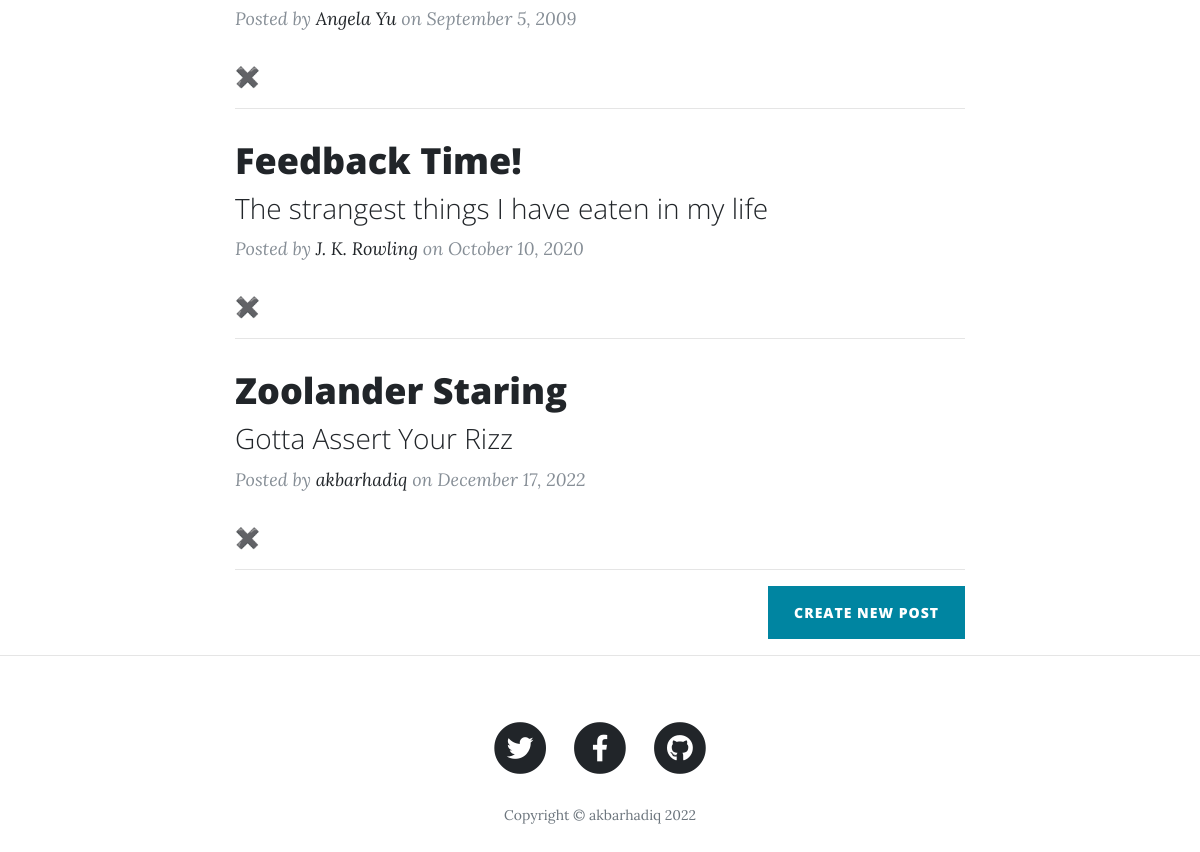
Before: / (lower part) with the older database file.
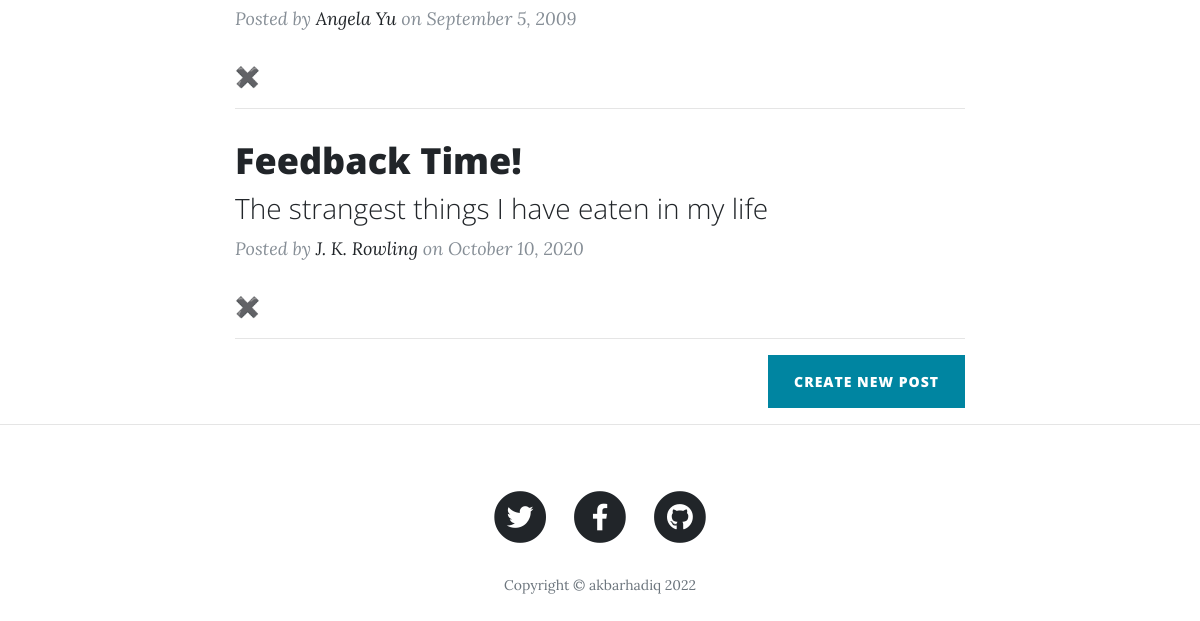
After: the same page with the newer database file.
### main.py (models this page shows)
class BlogPost(db.Model):
    id = db.Column(db.Integer, primary_key=True)
    title = db.Column(db.String(250), unique=True, nullable=False)
    subtitle = db.Column(db.String(250), nullable=False)
    date = db.Column(db.String(250), nullable=False)
    body = db.Column(db.Text, nullable=False)
    author = db.Column(db.String(250), nullable=False)
    img_url = db.Column(db.String(250), nullable=False)

### main.py (the view)
@app.route('/home')
@app.route('/')
def get_all_posts():
    posts = BlogPost.query.all()
    return render_template("index.html", all_posts=posts)

### templates/index.html (shortened to what this page needs)
{% include "header.html" %}
  <div class="container">
    <div class="row">
      <div class="col-lg-8 col-md-10 mx-auto">
        {% for post in all_posts %}
        <div class="post-preview">
          <a href="{{ url_for('show_post', post_id=post.id) }}">
            <h2 class="post-title">
              {{post.title}}
            </h2>
            <h3 class="post-subtitle">
              {{post.subtitle}}
            </h3>
          </a>
          <p class="post-meta">Posted by
            <a href="#">{{post.author}}</a>
            on {{post.date}}</p>
            <a href="{{url_for('delete', post_id=post.id)}}">✖️</a>
        </div>
        <hr>
        {% endfor %}
        <div class="clearfix">
          <a class="btn btn-primary float-right" href="{{url_for('add')}}">Create New Post</a>
        </div>
      </div>
    </div>
  </div>
  <hr>
{% include "footer.html" %}

### templates/header.html (shortened to what this page needs)
<!DOCTYPE html>
<html lang="en">
<head>
  <link href="{{ url_for('static', filename='vendor/bootstrap/css/bootstrap.min.css') }}" rel="stylesheet">
  <link href="{{ url_for('static', filename='vendor/fontawesome-free/css/all.min.css')}}" rel="stylesheet" type="text/css">
  <link href="{{ url_for('static', filename='css/clean-blog.min.css')}}" rel="stylesheet">
</head>
<body>

### templates/footer.html (shortened to what this page needs)
  <footer>
    <div class="container">
      <div class="row">
        <div class="col-lg-8 col-md-10 mx-auto">
          <ul class="list-inline text-center">
            <li class="list-inline-item">
              <a href="#">
                <span class="fa-stack fa-lg">
                  <i class="fas fa-circle fa-stack-2x"></i>
                  <i class="fab fa-twitter fa-stack-1x fa-inverse"></i>
                </span>
              </a>
            </li>
            <li class="list-inline-item">
              <a href="#">
                <span class="fa-stack fa-lg">
                  <i class="fas fa-circle fa-stack-2x"></i>
                  <i class="fab fa-facebook-f fa-stack-1x fa-inverse"></i>
                </span>
              </a>
            </li>
            <li class="list-inline-item">
              <a href="#">
                <span class="fa-stack fa-lg">
                  <i class="fas fa-circle fa-stack-2x"></i>
                  <i class="fab fa-github fa-stack-1x fa-inverse"></i>
                </span>
              </a>
            </li>
          </ul>
          <p class="copyright text-muted">Copyright &copy; akbarhadiq 2022</p>
        </div>
      </div>
    </div>
  </footer>
</body>
</html>

Changed rows visible on the page:
removed BlogPost: title "Zoolander Staring", subtitle "Gotta Assert Your Rizz", author "akbarhadiq", date "December 17, 2022"
